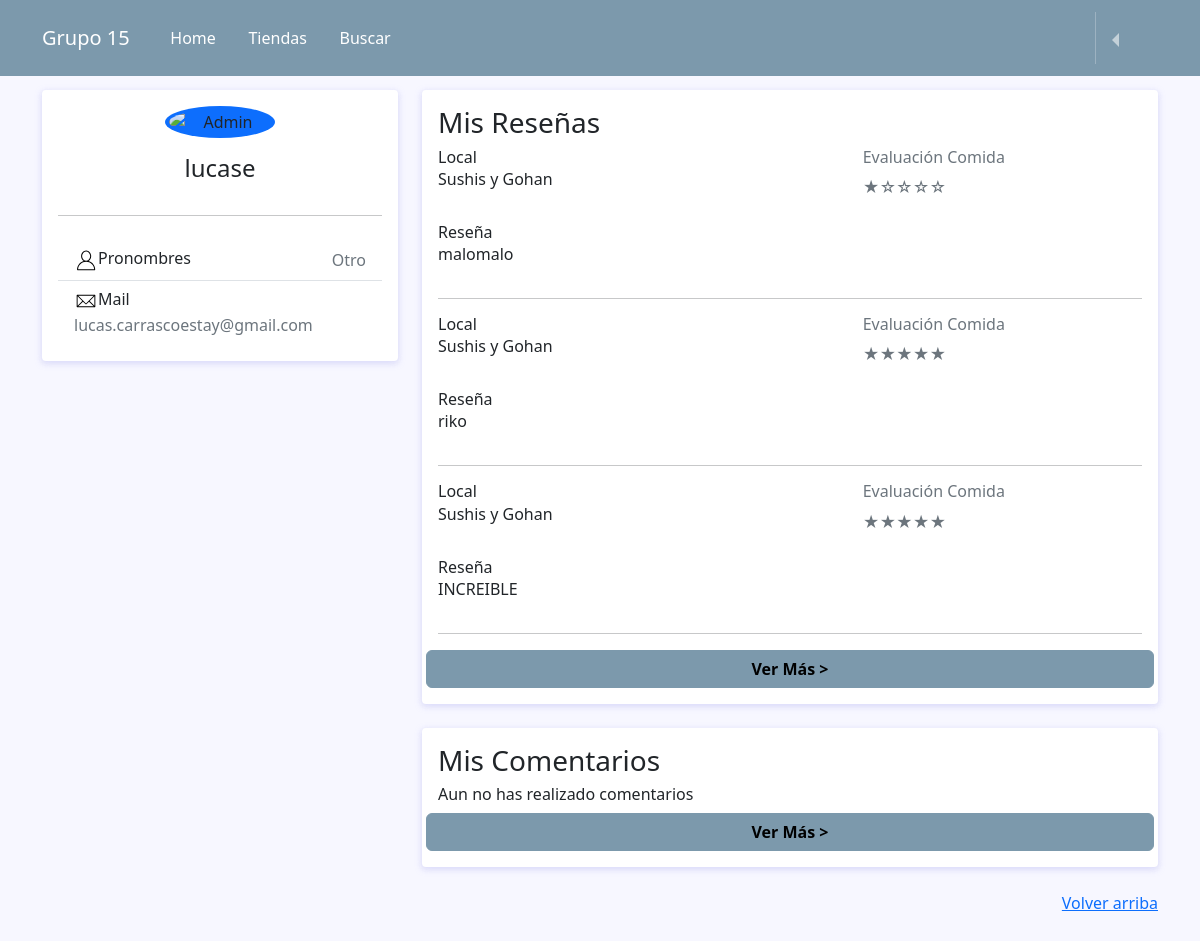
The page /profile/ (signed in) on the database its author committed.
### reviews/models.py (models this page shows, shortened)
class User(AbstractUser):
  pronombres = [('La','La'),('El','El'), ('Le','Le'),('Otro','Otro')]
  pronombre = models.CharField(max_length=5,choices=pronombres)

class Evaluacion(models.Model):
    usuario = models.ForeignKey(User, on_delete=models.CASCADE)
    local_comida = models.ForeignKey(Puesto_de_comida, related_name='evaluaciones', on_delete=models.CASCADE)
    detalle = models.TextField(blank=True)
    calificacion_comida = models.IntegerField()
    calificacion_precio = models.IntegerField()
    calificacion_presentacion = models.IntegerField()
    fecha = models.DateTimeField(auto_now_add=True)
    usuario_dio_like = models.ManyToManyField(User, related_name='like_reviews', blank=True)
    usuario_dio_dislike = models.ManyToManyField(User, related_name='dislike_reviews', blank=True)

class Puesto_de_comida(models.Model):
    nombre = models.CharField(max_length=200)
    dueño = models.CharField(max_length=200, blank=True)
    FotoLocal = models.ImageField(upload_to='Fotos_locales/', null=True, blank=True)
    def __str__(self):
        return self.nombre

### reviews/views.py (the view)
# urls.py: path('profile/', perfil, name="profile"),
@login_required
def perfil(request):
    reviews_usuario = Evaluacion.objects.filter(usuario_id = request.user)
    comentarios_usuario = Comentario.objects.filter(comentarista = request.user)
    return render(request, "perfil.html", {"reviews_usuario" : reviews_usuario, "comentarios_usuario" : comentarios_usuario})

### templates/perfil.html (shortened to what this page needs)
{% extends 'base.html' %}
{% load static %}
{% block content %}
<head>
  <link rel="stylesheet">
  <link href="https://cdnjs.cloudflare.com/ajax/libs/font-awesome/5.11.2/css/all.min.css" rel="stylesheet">
  <link rel="stylesheet" href="{% static 'css/perfil.css' %}">
</head>
{% if request.user.is_authenticated %}
<div class="container">
  <div class="main-body">
    <div class="row">
      <div class="col-lg-4">
        <div class="card">
          <div class="card-body">
            <div class="d-flex flex-column align-items-center text-center">
              <img src="https://cdn-icons-png.flaticon.com/512/149/149071.png?w=740&t=st=1688231463~exp=1688232063~hmac=ebc33f7db0736a6bbfe91501a4693152d8b848fbe1c4ccbad5159473861be23a" alt="Admin" class="rounded-circle p-1 bg-primary" width="110">
              <div class="mt-3">
                <h4>{{request.user.username}}</h4>
              </div>
            </div>
            <hr class="my-4">
            <ul class="list-group list-group-flush">
              <li class="list-group-item d-flex justify-content-between align-items-center flex-wrap">
                <h6 class="mb-0">Pronombres</h6>
                <span class="text-secondary">{{request.user.pronombre}}</span>
              </li>
              <li class="list-group-item d-flex justify-content-between align-items-center flex-wrap">
                <h6 class="mb-0">Mail</h6>
                <span class="text-secondary">{{request.user.email}}</span>
              </li>
            </ul>
          </div>
        </div>
      </div>
      <div class="col-lg-8">
        <div class="card">
          <div class="card-body">
          <h3>Mis Reseñas</h3>
          {% for review in reviews_usuario|slice:":3" %}
            <div class="row mb-3">
              <div class="col-sm-7">
                <h6 class="mb-0">Local</h6>
                <p>{{review.local_comida}}</p>
              </div>
              <div class="col-sm-5 text-secondary">
                <h6>Evaluación Comida</h6>
                {% if review.calificacion_comida == 1 %}
                      <span>★☆☆☆☆</span>
                    {% endif %}
                    {% if review.calificacion_comida == 5 %}
                      <span>★★★★★</span>
                    {% endif %}
              </div>
            </div>
            <div class="row mb-7">
              <div class="col-sm-10">
                <h6 class="mb-0">Reseña</h6>
                <p>{{review.detalle}}</p>
              </div>
            </div>
            <hr>
          {% empty %}
          <h6>No has realizado reseñas</h6>
          {% endfor %}
            <div class="row">
              <button class="btn see-more" id="see-more" data-toggle="modal" data-target="#exampleModal">Ver Más ></button>
            </div>
          </div>
        </div>
        <div class="row">
          <div class="col-sm-12">
            <div class="card">
              <div class="card-body">
                <h3>Mis Comentarios</h3>
              {% for comentario in comentarios_usuario|slice:":3" %}
                <div class="row mb-3">
                  <div class="col-sm-7">
                    <h6 class="d-flex align-items-center">Local</h5>
                    <p>{{comentario.evaluacion.local_comida}}</p>
                  </div>
                  <div class="col-sm-5">
                    <h6>Mi comentario</h6>
                    <p>{{comentario.comentario}}</p>
                  </div>
                  <div class="row mb-7">
                    <div class="col-sm-7">
                      <h6 class="mb-0">Reseña</h6>
                      <p>{{comentario.evaluacion.usuario}}: "{{comentario.evaluacion.detalle}}"</p>
                    </div>
                  </div>
                </div>
                <hr>
              {% empty %}
              <h6>Aun no has realizado comentarios</h6>
              {% endfor %}
                <div class="row">
                  <button class="btn see-more" id="see-more" data-toggle="modal" data-target="#commentsModal">Ver Más ></button>
                </div>
              </div>
            </div>
          </div>
        </div>
      </div>
    </div>
  </div>
</div>
{%endif%}
{% endblock %}

### static/css/style.css (style rules this page uses)
body { background-color: #D3DEDC; padding-top: 70px; padding-bottom: 90px; }

### static/css/perfil.css (style rules this page uses)
body { background: #f7f7ff; margin-top:20px; }
.card { position: relative; display: flex; flex-direction: column; min-width: 0; word-wrap: break-word; background-color: #fff; background-clip: border-box; border: 0 solid transparent; border-radius: .25rem; margin-bottom: 1.5rem; box-shadow: 0 2px 6px 0 rgb(218 218 253 / 65%), 0 2px 6px 0 rgb(206 206 238 / 54%); }
.see-more { background-color: #7C99AC; color: black; font-weight: bold; border-color: #7C99AC; }

### rows shown on the page
User: user.username "lucase", user.pronombre "Otro", user.email "lucas.carrascoestay@gmail.com"
Evaluacion: local_comida "Sushis y Gohan", detalle "malomalo"
Evaluacion: local_comida "Sushis y Gohan", detalle "riko"
Evaluacion: local_comida "Sushis y Gohan", detalle "INCREIBLE"
